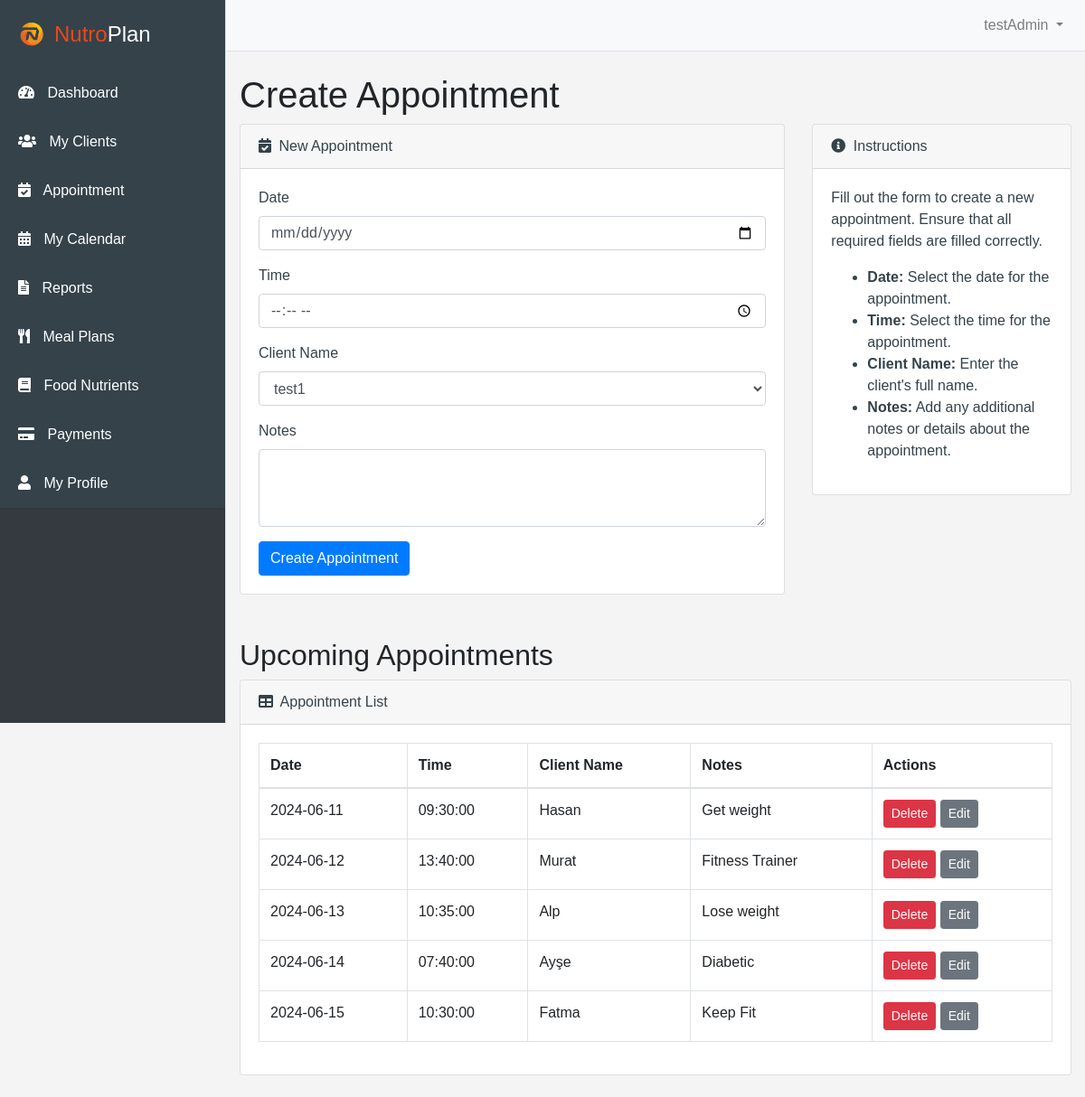
The page /HomePage/dashboard/appointment.php (signed in) on the database its author committed.
### tables this page shows
CREATE TABLE `appointments` (
  `appointment_id` int(11) NOT NULL,
  `user_id` int(11) NOT NULL,
  `patient_id` int(11) NOT NULL,
  `date` date NOT NULL,
  `time` time NOT NULL,
  `description` text DEFAULT NULL,
  `created_at` timestamp NOT NULL DEFAULT current_timestamp()
);

CREATE TABLE `patients` (
  `patient_id` int(11) NOT NULL,
  `user_id` int(11) NOT NULL,
  `name` varchar(50) NOT NULL,
  `email` varchar(100) NOT NULL,
  `phone_number` varchar(20) DEFAULT NULL,
  `age` int(11) NOT NULL,
  `gender` enum('male','female','other') NOT NULL,
  `health_status` text DEFAULT NULL,
  `created_at` timestamp NOT NULL DEFAULT current_timestamp()
);

### HomePage/dashboard/appointment.php (the view, shortened to what this page needs)
<?php
include '../../database/db.php';
$user_id = $_SESSION['user_id'];
function fetchAppointments($conn, $user_id) {
    $stmt = $conn->prepare("SELECT a.*, p.name as patient_name FROM Appointments a JOIN Patients p ON a.patient_id = p.patient_id WHERE a.user_id = :user_id ORDER BY a.date, a.time");
    $stmt->bindParam(':user_id', $user_id);
    $stmt->execute();
    return $stmt->fetchAll(PDO::FETCH_ASSOC);
}
try {
    $stmt = $conn->prepare("SELECT * FROM Patients WHERE user_id = :user_id");
    $stmt->bindParam(':user_id', $user_id);
    $stmt->execute();
    $patients = $stmt->fetchAll(PDO::FETCH_ASSOC);
} catch (PDOException $e) {
    $error_message = "Error fetching patients: " . $e->getMessage();
}
try {
    $appointments = fetchAppointments($conn, $user_id);
} catch (PDOException $e) {
    $error_message = "Error fetching appointments: " . $e->getMessage();
}
?>
<!DOCTYPE html>
<html lang="en">
<head>
    <link href="https://stackpath.bootstrapcdn.com/bootstrap/4.5.2/css/bootstrap.min.css" rel="stylesheet">
    <link href="https://cdnjs.cloudflare.com/ajax/libs/font-awesome/5.15.3/css/all.min.css" rel="stylesheet">
    <link rel="stylesheet" href="../../css/dashboard styles/dashboard.css">
    <link rel="stylesheet" href="../../css/dashboard styles/myclients.css">
</head>
<body>
    <div id="wrapper" class="d-flex">
        <div class="bg-dark border-right d-flex flex-column" id="sidebar-wrapper">
            <div class="sidebar-heading text-white">
                <img src="../../images/logo.svg" alt="Logo" class="logo"><span style="color: #e8491d;">Nutro</span>Plan
            </div>
            <div class="list-group list-group-flush flex-grow-1">
                <a href="dashboard.php" class="list-group-item">
                    <i class="fas fa-tachometer-alt"></i> Dashboard
                </a>
                <a href="myclients.php" class="list-group-item">
                    <i class="fas fa-users"></i> My Clients
                </a>
                <a href="appointment.php" class="list-group-item">
                    <i class="fas fa-calendar-check"></i> Appointment
                </a>
                <a href="mycalendar.php" class="list-group-item">
                    <i class="fas fa-calendar-alt"></i> My Calendar
                </a>
                <a href="reports.php" class="list-group-item">
                    <i class="fas fa-file-alt"></i> Reports
                </a>
                <a href="mealplans.php" class="list-group-item">
                    <i class="fas fa-utensils"></i> Meal Plans
                </a>
                <a href="food_nutrients.php" class="list-group-item">
                    <i class="fas fa-book"></i> Food Nutrients
                </a>
                <a href="payments.php" class="list-group-item">
                    <i class="fas fa-credit-card"></i> Payments
                </a>
                <a href="myprofile.php" class="list-group-item">
                    <i class="fas fa-user"></i> My Profile
                </a>
            </div>
        </div>
        <div id="page-content-wrapper">
            <nav class="navbar navbar-expand-lg navbar-light bg-light border-bottom">
                <div class="collapse navbar-collapse" id="navbarSupportedContent">
                    <ul class="navbar-nav ml-auto mt-2 mt-lg-0">
                        <li class="nav-item dropdown">
                            <a class="nav-link dropdown-toggle" href="#" id="navbarDropdown" role="button" data-toggle="dropdown" aria-haspopup="true" aria-expanded="false">
                                <?php echo $_SESSION['username']; ?>
                            </a>
                        </li>
                    </ul>
                </div>
            </nav>
            <div class="container-fluid">
                <h1 class="mt-4">Create Appointment</h1>
                <div class="row">
                    <div class="col-lg-8">
                        <div class="card mb-4">
                            <div class="card-header">
                                <i class="fas fa-calendar-check mr-1"></i>
                                New Appointment
                            </div>
                            <div class="card-body">
                                <form id="createAppointmentForm" method="POST">
                                    <div class="form-group">
                                        <label for="appointmentDate">Date</label>
                                        <input type="date" class="form-control" id="appointmentDate" name="appointment_date" required>
                                    </div>
                                    <div class="form-group">
                                        <label for="appointmentTime">Time</label>
                                        <input type="time" class="form-control" id="appointmentTime" name="appointment_time" required>
                                    </div>
                                    <div class="form-group">
                                        <label for="patientSelect">Client Name</label>
                                        <select class="form-control" id="patientSelect" name="patient_id" required>
                                            <?php foreach ($patients as $patient): ?>
                                                <option value="<?php echo $patient['patient_id']; ?>"><?php echo htmlspecialchars($patient['name']); ?></option>
                                            <?php endforeach; ?>
                                        </select>
                                    </div>
                                    <div class="form-group">
                                        <label for="appointmentNotes">Notes</label>
                                        <textarea class="form-control" id="appointmentNotes" name="appointment_notes" rows="3"></textarea>
                                    </div>
                                    <button type="submit" class="btn btn-primary" name="create_appointment">Create Appointment</button>
                                </form>
                            </div>
                        </div>
                    </div>
                    <div class="col-lg-4">
                        <div class="card mb-4">
                            <div class="card-header">
                                <i class="fas fa-info-circle mr-1"></i>
                                Instructions
                            </div>
                            <div class="card-body">
                                <p>Fill out the form to create a new appointment. Ensure that all required fields are filled correctly.</p>
                                <ul>
                                    <li><strong>Date:</strong> Select the date for the appointment.</li>
                                    <li><strong>Time:</strong> Select the time for the appointment.</li>
                                    <li><strong>Client Name:</strong> Enter the client's full name.</li>
                                    <li><strong>Notes:</strong> Add any additional notes or details about the appointment.</li>
                                </ul>
                            </div>
                        </div>
                    </div>
                </div>
                <h2 class="mt-4">Upcoming Appointments</h2>
                <div class="card mb-4">
                    <div class="card-header">
                        <i class="fas fa-table mr-1"></i>
                        Appointment List
                    </div>
                    <div class="card-body">
                        <div class="table-responsive">
                            <table class="table table-bordered" width="100%" cellspacing="0" id="appointmentTable">
                                <thead>
                                    <tr>
                                        <th>Date</th>
                                        <th>Time</th>
                                        <th>Client Name</th>
                                        <th>Notes</th>
                                        <th>Actions</th>
                                    </tr>
                                </thead>
                                <tbody>
                                    <?php foreach ($appointments as $appointment): ?>
                                        <tr>
                                            <td><?php echo htmlspecialchars($appointment['date']); ?></td>
                                            <td><?php echo htmlspecialchars($appointment['time']); ?></td>
                                            <td><?php echo htmlspecialchars($appointment['patient_name']); ?></td>
                                            <td><?php echo htmlspecialchars($appointment['description']); ?></td>
                                            <td>
                                                <form method="POST" style="display:inline-block;">
                                                    <button type="submit" name="delete_appointment" class="btn btn-danger btn-sm">Delete</button>
                                                </form>
                                                <button class="btn btn-secondary btn-sm edit-btn" data-appointment-id="<?php echo $appointment['appointment_id']; ?>">Edit</button>
                                            </td>
                                        </tr>
                                    <?php endforeach; ?>
                                </tbody>
                            </table>
                        </div>
                    </div>
                </div>
            </div>
        </div>
    </div>
</body>
</html>

### css/dashboard styles/dashboard.css (style rules this page uses)
body { font-family: Arial, sans-serif; background-color: #f4f4f4; margin: 0; padding: 0; }
#wrapper { display: flex; }
#sidebar-wrapper { width: 250px; height: 100vh; background-color: #35424a; position: fixed; }
.sidebar-heading { padding: 20px; font-size: 1.5em; background-color: #35424a; display: flex; align-items: center; }
.sidebar-heading .logo { height: 30px; margin-right: 10px; }
.list-group-item { border: none; padding: 15px 20px; background-color: #35424a; color: white; }
.list-group-item i { margin-right: 10px; }
#page-content-wrapper { flex: 1; padding-left: 250px; }
.navbar { margin-bottom: 20px; }
.card { background-color: #35424a; color: white; }

### css/dashboard styles/myclients.css (style rules this page uses)
.card { background-color: white; color: #35424a; transition: none; }

### rows shown on the page
appointments: date "2024-06-11", time "09:30:00", patient.name "Hasan", description "Get weight"
appointments: date "2024-06-12", time "13:40:00", patient.name "Murat", description "Fitness Trainer"
appointments: date "2024-06-13", time "10:35:00", patient.name "Alp", description "Lose weight"
appointments: date "2024-06-14", time "07:40:00", patient.name "Ayşe", description "Diabetic"
appointments: date "2024-06-15", time "10:30:00", patient.name "Fatma", description "Keep Fit"

### other values the page prints
$_SESSION['username'] "testAdmin"
form field patient_id "test1"
